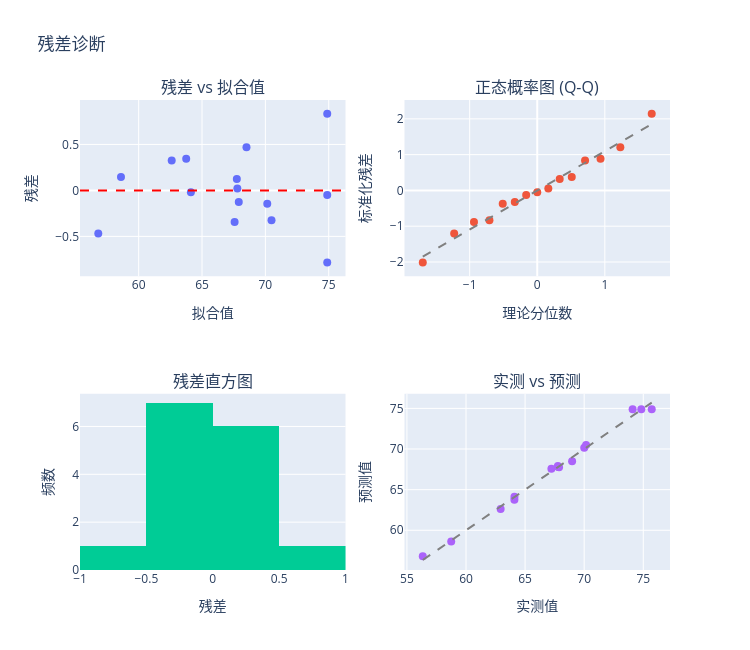

Notebook cell for this chart:
### Markdown cell above
## 4. 残差诊断

### Code cell
viz = RSMVisualizer(model, factor_names=["温度", "pH", "时间"])
viz.residual_diagnostics()

### Figure 1 — Plotly figure (JSON) as saved in the notebook; plotly's stock layout.template omitted (floating-point values rounded to 4 significant figures)
{"data": [{"marker": {"color": "#636EFA", "size": 8}, "mode": "markers", "showlegend": false, "type": "scatter", "x": [64.12, 56.81, 68.51, 67.79, 58.6, 63.75, 67.57, 70.15, 67.9, 70.49, 62.61, 67.75, 74.88, 74.88, 74.88], "xaxis": "x", "y": [-0.02011, -0.4695, 0.4695, 0.02011, 0.1453, 0.3443, -0.3443, -0.1453, -0.1252, -0.3242, 0.3242, 0.1252, -0.7835, -0.0498, 0.8333], "yaxis": "y"}, {"marker": {"color": "#EF553B", "size": 8}, "mode": "markers", "showlegend": false, "type": "scatter", "x": [-1.694, -1.229, -0.9362, -0.7074, -0.5108, -0.3323, -0.1639, 0.0, 0.1639, 0.3323, 0.5108, 0.7074, 0.9362, 1.229, 1.694], "xaxis": "x2", "y": [-2.013, -1.206, -0.8844, -0.8327, -0.3733, -0.3216, -0.1279, -0.05167, 0.05167, 0.3216, 0.3733, 0.8327, 0.8844, 1.206, 2.141], "yaxis": "y2"}, {"line": {"color": "gray", "dash": "dash"}, "mode": "lines", "showlegend": false, "type": "scatter", "x": [-1.694, 1.694], "xaxis": "x2", "y": [-1.852, 1.852], "yaxis": "y2"}, {"marker": {"color": "#00CC96"}, "nbinsx": 8, "showlegend": false, "type": "histogram", "x": [-0.02011, -0.4695, 0.4695, 0.02011, 0.1453, 0.3443, -0.3443, -0.1453, -0.1252, -0.3242, 0.3242, 0.1252, -0.7835, -0.0498, 0.8333], "xaxis": "x3", "yaxis": "y3"}, {"marker": {"color": "#AB63FA", "size": 8}, "mode": "markers", "showlegend": false, "type": "scatter", "x": [64.1, 56.34, 68.98, 67.81, 58.75, 64.1, 67.23, 70.0, 67.78, 70.16, 62.93, 67.87, 74.1, 74.83, 75.72], "xaxis": "x4", "y": [64.12, 56.81, 68.51, 67.79, 58.6, 63.75, 67.57, 70.15, 67.9, 70.49, 62.61, 67.75, 74.88, 74.88, 74.88], "yaxis": "y4"}, {"line": {"color": "gray", "dash": "dash"}, "mode": "lines", "showlegend": false, "type": "scatter", "x": [56.34, 75.72], "xaxis": "x4", "y": [56.34, 75.72], "yaxis": "y4"}], "layout": {"annotations": [{"font": {"size": 16}, "showarrow": false, "text": "残差 vs 拟合值", "x": 0.225, "xanchor": "center", "xref": "paper", "y": 1, "yanchor": "bottom", "yref": "paper"}, {"font": {"size": 16}, "showarrow": false, "text": "正态概率图 (Q-Q)", "x": 0.775, "xanchor": "center", "xref": "paper", "y": 1, "yanchor": "bottom", "yref": "paper"}, {"font": {"size": 16}, "showarrow": false, "text": "残差直方图", "x": 0.225, "xanchor": "center", "xref": "paper", "y": 0.375, "yanchor": "bottom", "yref": "paper"}, {"font": {"size": 16}, "showarrow": false, "text": "实测 vs 预测", "x": 0.775, "xanchor": "center", "xref": "paper", "y": 0.375, "yanchor": "bottom", "yref": "paper"}], "height": 650, "shapes": [{"line": {"color": "red", "dash": "dash"}, "type": "line", "x0": 0, "x1": 1, "xref": "x domain", "y0": 0, "y1": 0, "yref": "y"}], "showlegend": false, "title": {"text": "残差诊断"}, "width": 750, "xaxis": {"anchor": "y", "domain": [0, 0.45], "title": {"text": "拟合值"}}, "xaxis2": {"anchor": "y2", "domain": [0.55, 1], "title": {"text": "理论分位数"}}, "xaxis3": {"anchor": "y3", "domain": [0, 0.45], "title": {"text": "残差"}}, "xaxis4": {"anchor": "y4", "domain": [0.55, 1], "title": {"text": "实测值"}}, "yaxis": {"anchor": "x", "domain": [0.625, 1], "title": {"text": "残差"}}, "yaxis2": {"anchor": "x2", "domain": [0.625, 1], "title": {"text": "标准化残差"}}, "yaxis3": {"anchor": "x3", "domain": [0, 0.375], "title": {"text": "频数"}}, "yaxis4": {"anchor": "x4", "domain": [0, 0.375], "title": {"text": "预测值"}}}}
